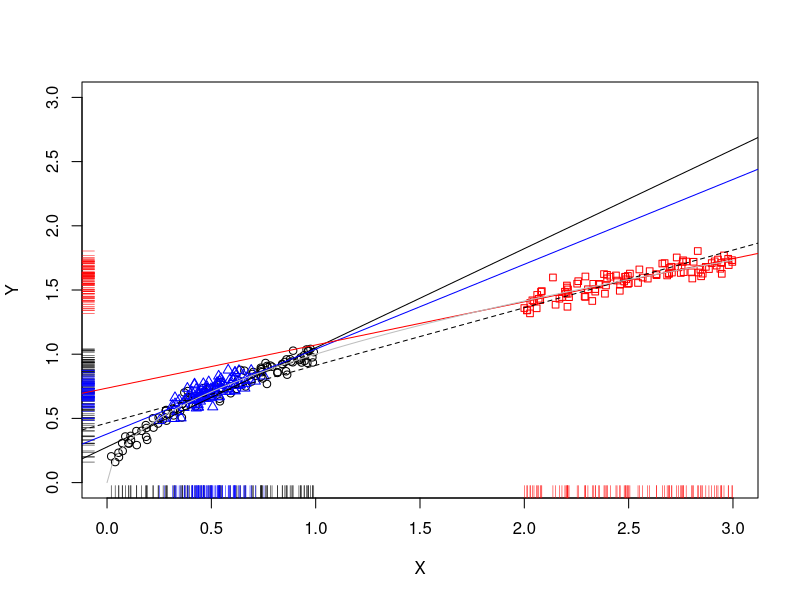
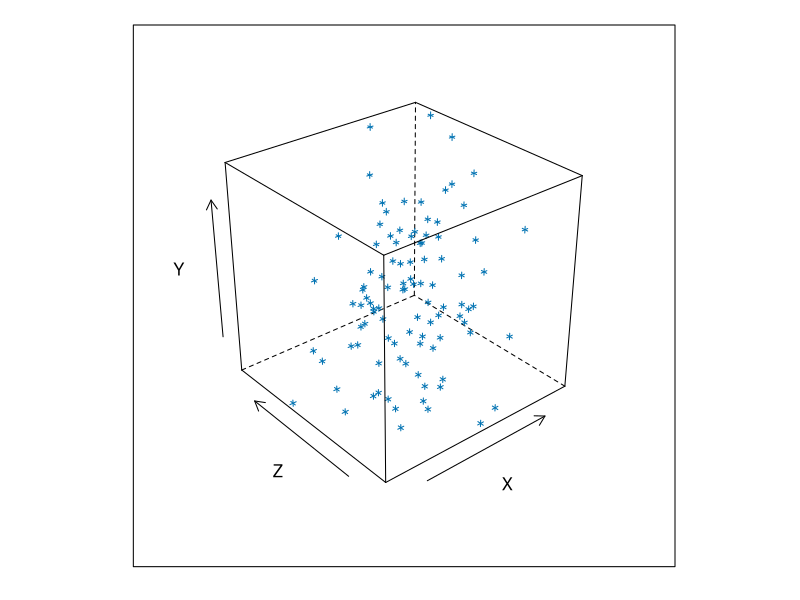
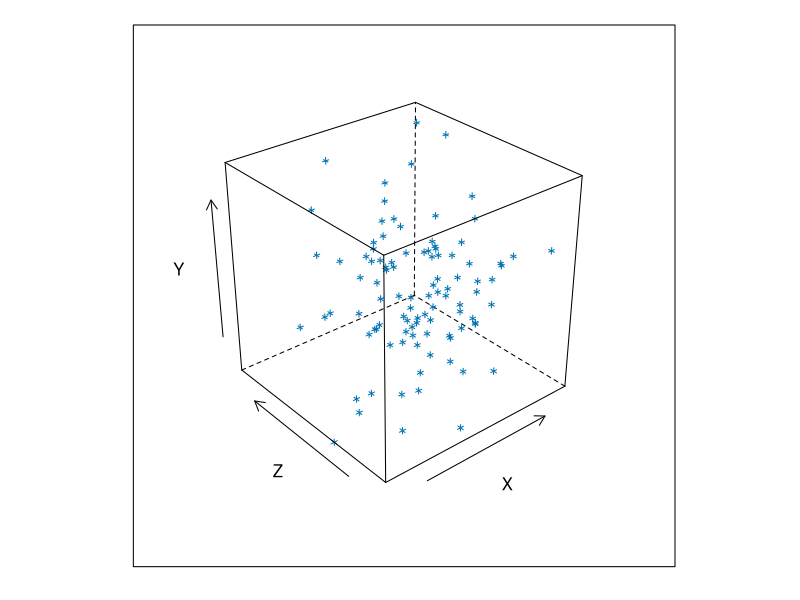
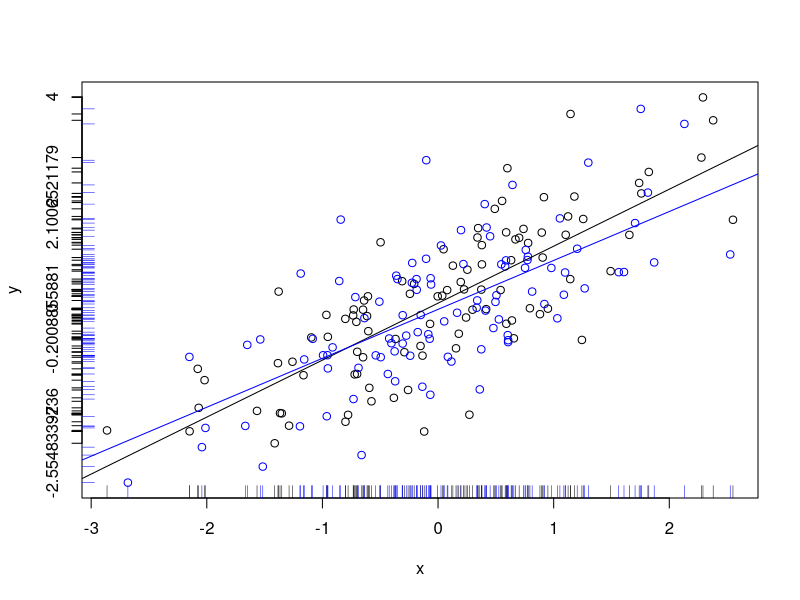
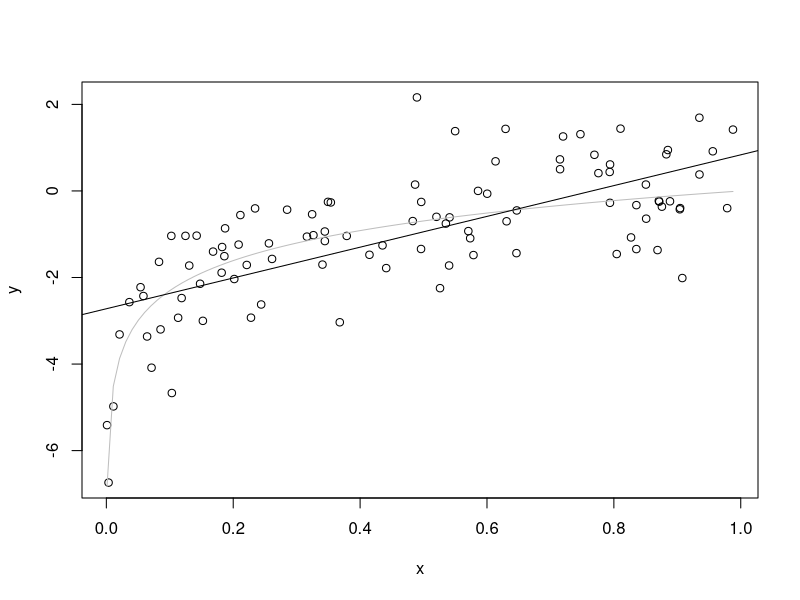

Write the R code that produced these figures, in order.
## ----slope-varies-with-location, echo=FALSE------------------------------
# Create three distributions for X
x1 = runif(100)
x2 = rnorm(100,0.5,0.1)
x3 = runif(100,2,3)
# Create matching Y variables from the same (nonlinear) model
y1 = sqrt(x1) + rnorm(length(x1),0,0.05)
y2 = sqrt(x2) + rnorm(length(x2),0,0.05)
y3 = sqrt(x3) + rnorm(length(x3),0,0.05)
# Plot the first set of (X,Y) points, making sure the plotting region is big
  # enough for all the later ones
plot(x1,y1,xlim=c(0,3),ylim=c(0,3), xlab="X", ylab="Y")
# Rugs for the those points, to indicate the marginal distribution
rug(x1,side=1)
rug(y1,side=2)
# Add the second set of points in a different color and plotting symbol
points(x2,y2,pch=24,col="blue")
rug(x2,side=1,col="blue")
rug(y2,side=2,col="blue")
# And the third
points(x3,y3,pch=22,col="red")
rug(x3,side=1,col="red")
rug(y3,side=2,col="red")
# Fit the regression lines and add them, in matching colors
lm1 = lm(y1 ~ x1)
lm2 = lm(y2 ~ x2)
lm3 = lm(y3 ~ x3)
abline(lm1$coefficients)
abline(lm2$coefficients,col="blue")
abline(lm3$coefficients,col="red")
# Combine the data, fit an over-all regression line
x.all=c(x1,x2,x3)
y.all=c(y1,y2,y3)
lm.all = lm(y.all~x.all)
abline(lm.all$coefficients,lty="dashed")
# Finally, the true regression curve.
curve(sqrt(x),col="grey",add=TRUE)

## ----scatterplot-for-omitted-variables, echo=FALSE-----------------------
# Make the 3D plot to show omitted variable bias
library(lattice)
library(MASS)  # for multivariate normal generator

# Make correlated normal variables X and Z
x.z = mvrnorm(100,c(0,0),matrix(c(1,0.1,0.1,1),nrow=2))
# Y = X+Z + small noise
y = x.z[,1] + x.z[,2] + rnorm(100,0,0.1)
# 3D scatterplot
cloud(y~x.z[,1]*x.z[,2],xlab="X",ylab="Z",zlab="Y")

## ----scatterplot-for-omitted-variables-post-shift, echo=FALSE------------
# Continuation of previous example
# Change the correlation between X and Z to -0.1 instead of +0.1
new.x.z = mvrnorm(100,c(0,0),matrix(c(1,-0.1,-0.1,1),nrow=2))
new.y = new.x.z[,1] + new.x.z[,2] + rnorm(100,0,0.1)
cloud(new.y~new.x.z[,1]*new.x.z[,2],xlab="X",ylab="Z",zlab="Y")

## ----y-on-x-with-z-shifted, echo=FALSE-----------------------------------
# Continuity of previous example
# Now omit Z and plot
plot(x.z[,1],y,xlab="x",xlim=range(c(x.z[,1],new.x.z[,1])),ylim=range(c(y,new.y)))
# Make sure the range encompasses both data sets!
rug(x.z[,1],side=1)
axis(y,side=2)
points(new.x.z[,1],new.y,col="blue")
rug(new.x.z[,1],side=1,col="blue")
rug(new.y,side=2,col="blue")
# ... and regress
old.lm = lm(y ~ x.z[,1])
new.lm = lm(new.y ~ new.x.z[,1])
abline(old.lm$coefficients)
abline(new.lm$coefficients,col="blue")

## ----log-regression-curve-and-scatter, echo=FALSE------------------------
x <- runif(100)
y <- rnorm(100,mean=log(x),sd=1)
plot(y~x)
curve(log(x),add=TRUE,col="grey")
abline(lm(y~x))

## ----eval=FALSE----------------------------------------------------------
## x <- runif(100)
## y <- rnorm(100,mean=log(x),sd=1)
## plot(y~x)
## curve(log(x),add=TRUE,col="grey")
## abline(lm(y~x))

